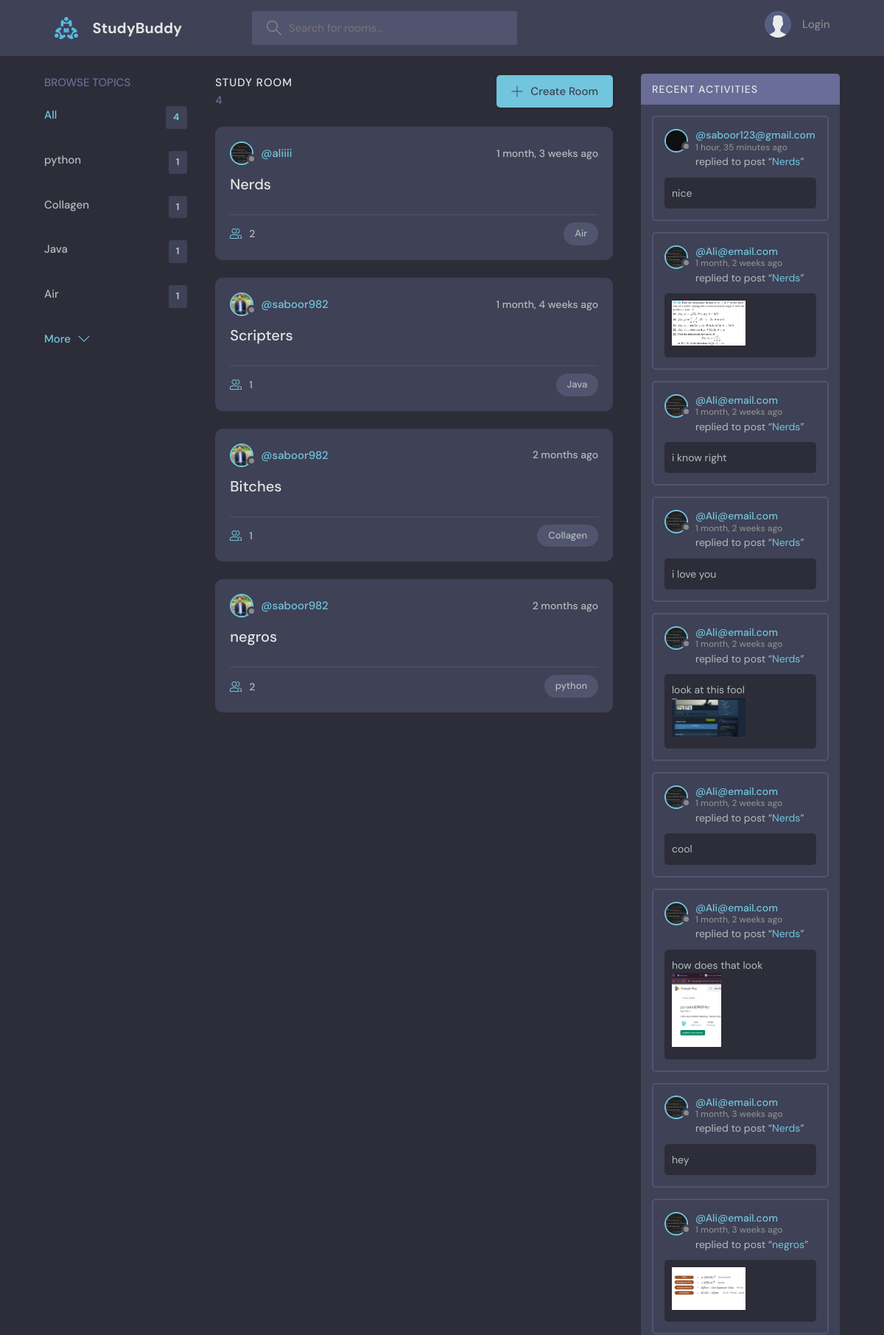
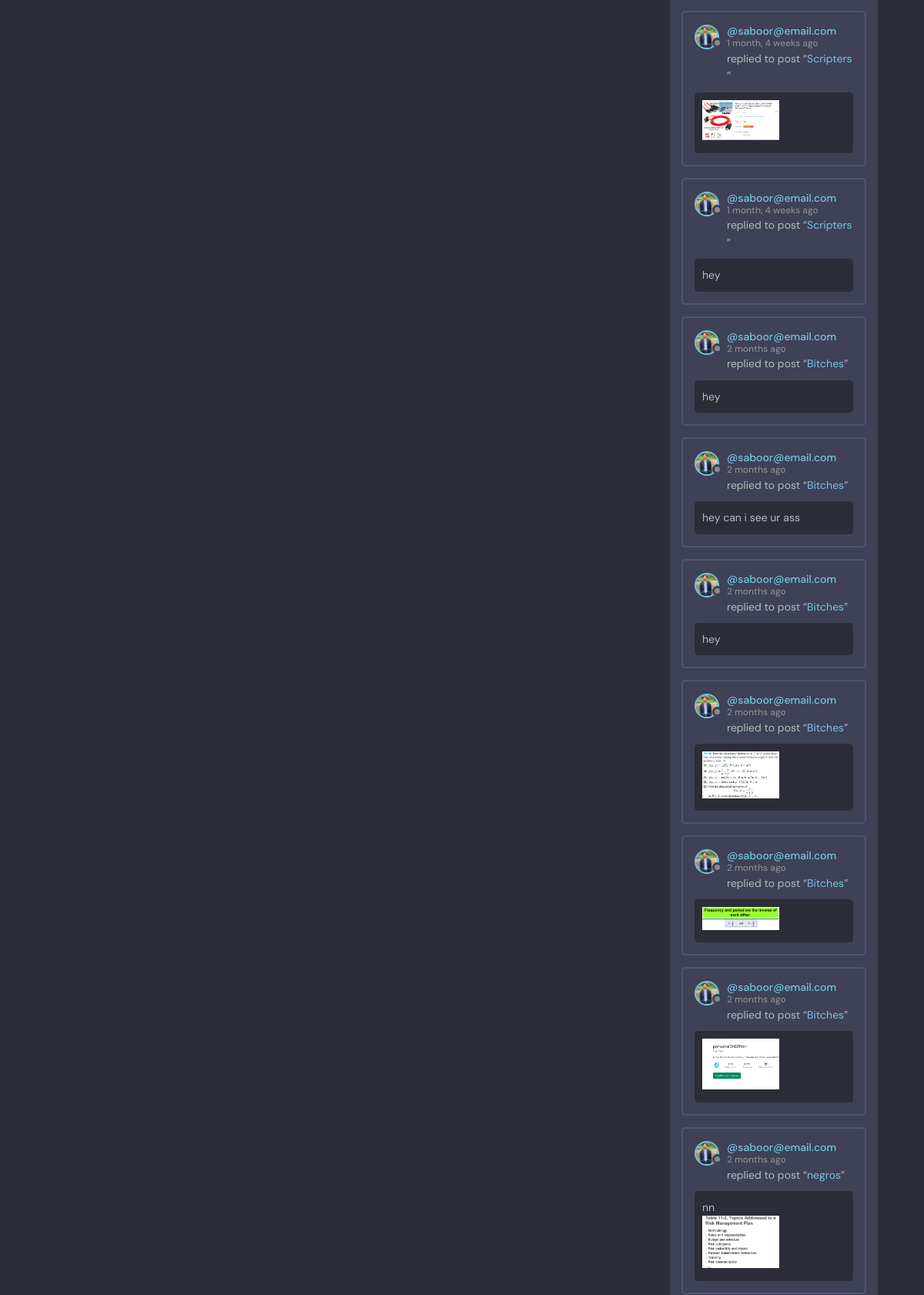
The page / (upper part) on the database its author committed (2 pictures, top to bottom).
### base/models.py (models this page shows, shortened)
class Topic(models.Model):
    name = models.CharField(max_length=200)

class Room(models.Model):
    host = models.ForeignKey(User, on_delete=models.SET_NULL, null=True)
    topic = models.ForeignKey(Topic, on_delete=models.SET_NULL, null=True)
    name = models.CharField(max_length=200)
    description = models.TextField(null=True, blank=True)
    participants = models.ManyToManyField(User, related_name='participants', blank=True)
    updated = models.DateTimeField(auto_now=True)
    created = models.DateTimeField(auto_now_add=True)
    class Meta:
        ordering = ['-updated', '-created']
    def __str__(self):
        return self.name

class User(AbstractUser):
    name = models.CharField(max_length=200, null=True)
    email = models.EmailField(unique=True, null=True)
    bio = models.TextField(null=True)
    avatar = models.ImageField(null=True, default="avatar.svg")
    USERNAME_FIELD = 'email'
    REQUIRED_FIELDS = []

class message(models.Model):
    user = models.ForeignKey(User, on_delete=models.CASCADE)
    room = models.ForeignKey(Room, on_delete=models.CASCADE)
    body = models.TextField(blank=True,null=True)
    file = models.FileField(upload_to='uploads/',blank=True,null=True)
    updated = models.DateTimeField(auto_now=True)
    created = models.DateTimeField(auto_now_add=True)
    class Meta:
        ordering = ['-updated', '-created']

### base/views.py (the view)
# urls.py: path('', views.home, name="home"),
def home(request):
    q = request.GET.get('q') if request.GET.get('q') != None else ''
    rooms = Room.objects.filter(
        Q(topic__name__icontains=q)
      | Q(name__icontains=q)
      | Q(description__icontains=q)
      )
    topics = Topic.objects.all()[0:4]
    room_count = rooms.count()
    room_messages = message.objects.filter(Q(room__topic__name__icontains=q))
    context = {'rooms': rooms, 'topics':topics, 'room_count':room_count , 'room_messages':room_messages}
    return render(request, 'base/home.html',context)

### base/templates/base/home.html (shortened to what this page needs)
{% extends 'main.html' %}
{% block content %}
    <main class="layout layout--3">
      <div class="container">
        {% include 'base/topics_components.html' %}
        <div class="roomList">
          <div class="roomList__header">
            <div>
              <h2>Study Room</h2>
              <p>{{room_count}}</p>
            </div>
            <a class="btn btn--main" href="{% url 'create-room' %}">
              <svg version="1.1" xmlns="http://www.w3.org/2000/svg" width="32" height="32" viewBox="0 0 32 32">
                <title>add</title>
                <path
                  d="M16.943 0.943h-1.885v14.115h-14.115v1.885h14.115v14.115h1.885v-14.115h14.115v-1.885h-14.115v-14.115z"
                ></path>
              </svg>
              Create Room
            </a>
          </div>
          {% include 'base/feed_component.html' %}
        </div>
        {% include 'base/activity_component.html' %}
      </div>
    </main>
{% endblock  %}

### base/templates/base/topics_components.html
<div class="topics">
    <div class="topics__header">
      <h2>Browse Topics</h2>
    </div>
    <ul class="topics__list">
      <li>
        <a href="{% url 'home' %}" class="active">All <span>{{topics.count}}</span></a>
      </li>
      {% for topic in topics %}
      <li>
        <a href="{% url 'home' %}?q={{topic.name}}">{{topic.name}} <span>{{topic.room_set.all.count}}</span></a>
      </li>
      {% endfor %}
    </ul>
    <a class="btn btn--link" href="{% url 'topics' %}">
      More
      <svg version="1.1" xmlns="http://www.w3.org/2000/svg" width="32" height="32" viewBox="0 0 32 32">
        <title>chevron-down</title>
        <path d="M16 21l-13-13h-3l16 16 16-16h-3l-13 13z"></path>
      </svg>
    </a>
  </div>

### base/templates/base/feed_component.html (shortened to what this page needs)
{% for room in rooms %}
<div class="roomListRoom">
    <div class="roomListRoom__header">
      <a href="{% url 'user-profile' room.host.id %}" class="roomListRoom__author">
        <div class="avatar avatar--small">
          <img src="{{room.host.avatar.url}}" />
        </div>
        <span>@{{room.host.username}}</span>
      </a>
      <div class="roomListRoom__actions">
        <span>{{room.created|timesince}} ago</span>
      </div>
    </div>
    <div class="roomListRoom__content">
      <a href="{% url 'room' room.id %}">{{room.name}}</a>
    </div>
    <div class="roomListRoom__meta">
      <a href="{% url 'room' room.id %}" class="roomListRoom__joined">
        {{room.participants.all.count}}
      </a>
      <p class="roomListRoom__topic">{{room.topic.name}}</p>
    </div>
  </div>
  {% endfor %}

### base/templates/base/activity_component.html (shortened to what this page needs)
<div class="activities">
    <div class="activities__header">
      <h2>Recent Activities</h2>
    </div>
    {% for message in room_messages %}
    <div class="activities__box">
      <div class="activities__boxHeader roomListRoom__header">
        <a href="{% url 'user-profile' message.user.id %}" class="roomListRoom__author">
          <div class="avatar avatar--small">
            <img src="{{message.user.avatar.url}}" />
          </div>
          <p>
            @{{message.user}}
            <span> {{message.created|timesince}} ago</span>
          </p>
        </a>
      </div>
      <div class="activities__boxContent">
        <p>replied to post “<a href="{% url 'room' message.room.id %}">{{ message.room }}</a>”</p>
        <div class="activities__boxRoomContent">
          {% if message.body %}
            <p>{{ message.body }}</p>
          {% endif %}
          {% if message.file %}
            <div class="file-link">
              <a href="{{ message.file.url }}" target="_blank">
                {% if message.file.name|lower|slice:"-4:" == ".jpg" or message.file.name|lower|slice:"-5:" == ".jpeg" or message.file.name|lower|slice:"-4:" == ".png" %}
                  <img src="{{ message.file.url }}" alt="Uploaded Image" style="max-width: 100px; max-height: 100px;">
                {% else %}
                  <p><a href="{{ message.file.url }}" target="_blank">Download File</a></p>
                {% endif %}
              </a>
            </div>
          {% endif %}
        </div>
      </div>
    </div>
    {% endfor %}
  </div>

### rows shown on the page
Topic: name "python", room_set.all.count "1"
Topic: name "Collagen", room_set.all.count "1"
Topic: name "Java", room_set.all.count "1"
Topic: name "Air", room_set.all.count "1"
Room: host.avatar (picture), host.username "aliiii", created "1 month, 3 weeks", name "Nerds", participants.all.count "2", topic.name "Air"
Room: host.avatar (picture), host.username "saboor982", created "1 month, 4 weeks", name "Scripters", participants.all.count "1", topic.name "Java"
Room: host.avatar (picture), host.username "saboor982", created "2 months", name "Bitches", participants.all.count "1", topic.name "Collagen"
Room: host.avatar (picture), host.username "saboor982", created "2 months", name "negros", participants.all.count "2", topic.name "python"
message: user.avatar (picture), user "saboor123@gmail.com", created "1 hour, 35 minutes", room "Nerds", body "nice"
message: user.avatar (picture), user "Ali@email.com", created "1 month, 2 weeks", room "Nerds", file (picture)
message: user.avatar (picture), user "Ali@email.com", created "1 month, 2 weeks", room "Nerds", body "i know right"
message: user.avatar (picture), user "Ali@email.com", created "1 month, 2 weeks", room "Nerds", body "i love you"
message: user.avatar (picture), user "Ali@email.com", created "1 month, 2 weeks", room "Nerds", body "look at this fool", file (picture)
message: user.avatar (picture), user "Ali@email.com", created "1 month, 2 weeks", room "Nerds", body "cool"
message: user.avatar (picture), user "Ali@email.com", created "1 month, 2 weeks", room "Nerds", body "how does that look", file (picture)
message: user.avatar (picture), user "Ali@email.com", created "1 month, 3 weeks", room "Nerds", body "hey"
message: user.avatar (picture), user "Ali@email.com", created "1 month, 3 weeks", room "negros", file (picture)
message: user.avatar (picture), user "saboor@email.com", created "1 month, 4 weeks", room "Scripters", file (picture)
message: user.avatar (picture), user "saboor@email.com", created "1 month, 4 weeks", room "Scripters", body "hey"
message: user.avatar (picture), user "saboor@email.com", created "2 months", room "Bitches", body "hey"
message: user.avatar (picture), user "saboor@email.com", created "2 months", room "Bitches", body "hey can i see ur ass"
message: user.avatar (picture), user "saboor@email.com", created "2 months", room "Bitches", body "hey"
message: user.avatar (picture), user "saboor@email.com", created "2 months", room "Bitches", file (picture)
message: user.avatar (picture), user "saboor@email.com", created "2 months", room "Bitches", file (picture)
message: user.avatar (picture), user "saboor@email.com", created "2 months", room "Bitches", file (picture)
message: user.avatar (picture), user "saboor@email.com", created "2 months", room "negros", body "nn", file (picture)

### other values the page prints
{{ topics.count }} "4"
{{ room_count }} "4"
